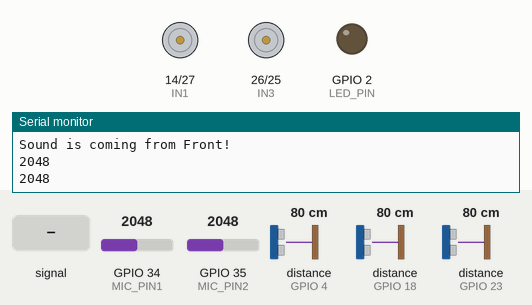
This sketch was run on a simulated ESP32. Parts: motor-driver pin pairs drawn as motors (green arrow = first pin HIGH = forward, orange = second pin HIGH = backward, longer = more drive), output pins drawn as LEDs (lit = HIGH), the last lines printed to the serial monitor. The test bench sets the inputs (shaded band); at power-on: distance to the obstacle (sensors on GPIO 4, GPIO 23, GPIO 18) 80 cm, GPIO 34 (MIC_PIN1) = 2048, GPIO 35 (MIC_PIN2) = 2048. The echo pulse lasts 58.3 µs per cm; pins used as bus, display or sensor lines are not drawn.

Above: at 2.2 s.
2.3 s: GPIO 34 (MIC_PIN1) fed a 2 Hz sine of ±1228 counts around its level
At 3.46 s:
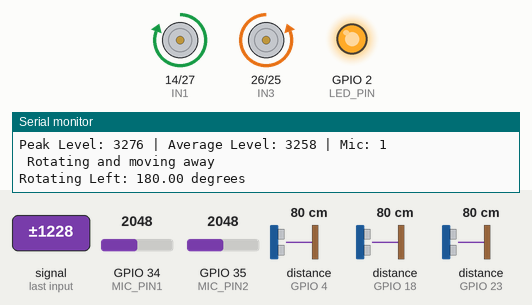
At 4.3 s:
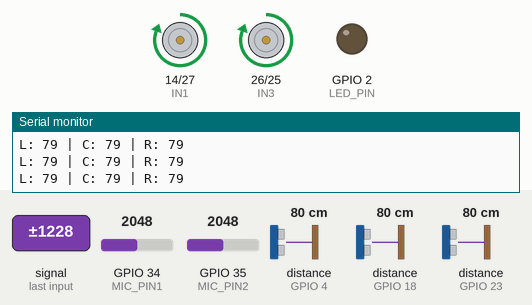
5.2 s: distance to the obstacle (sensor on GPIO 4) set to 18 cm
8.9 s: distance to the obstacle (sensor on GPIO 4) set to 13 cm
At 10.1 s:
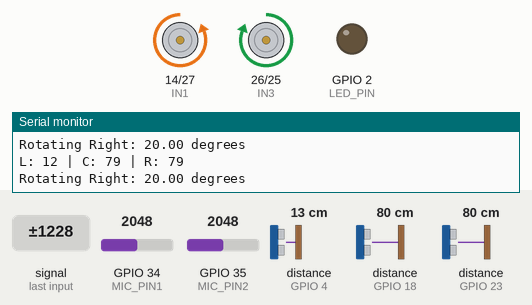
10.4 s: distance to the obstacle (sensor on GPIO 4) set to 60 cm
14.1 s: distance to the obstacle (sensor on GPIO 23) set to 18 cm
16.7 s: distance to the obstacle (sensor on GPIO 23) set to 13 cm
At 18.1 s:
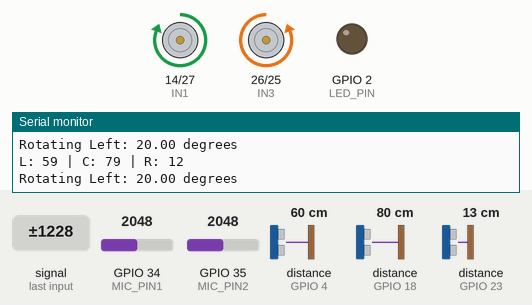
Timing chart, 0 to 19.2 s (numbered marks = the images above; inputs shaded):
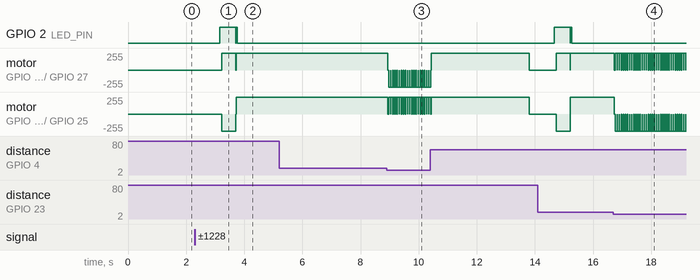

Measured:
- the behaviour switches between 16 and 15 cm on distance to the obstacle (sensor on GPIO 4) (found by bisection; images 2 and 3)
- the behaviour switches between 16 and 15 cm on distance to the obstacle (sensor on GPIO 23) (found by bisection; images 3 and 4)
- after the input at 2.3 s, GPIO 2 (LED_PIN): LOW → HIGH after 0.86 s, → LOW 0.54 s later, → HIGH 0.02 s later, → LOW 0.04 s later; motor on GPIO 14 (IN1) / GPIO 27 (IN2): stopped → forward 255/255 after 0.92 s; motor on GPIO 26 (IN3) / GPIO 25 (IN4): stopped → backward 255/255 after 0.92 s, → forward 255/255 0.48 s later
- after the input at 8.9 s, motor on GPIO 14 (IN1) / GPIO 27 (IN2): alternates backward 255/255 for 0.06 s and stopped for 0.01 s, starting at once; motor on GPIO 26 (IN3) / GPIO 25 (IN4): alternates forward 255/255 for 0.06 s and stopped for 0.01 s, starting at once
- after the input at 16.7 s, motor on GPIO 14 (IN1) / GPIO 27 (IN2): alternates forward 255/255 for 0.06 s and stopped for 0.01 s, starting at once; motor on GPIO 26 (IN3) / GPIO 25 (IN4): alternates backward 255/255 for 0.06 s and stopped for 0.01 s, starting at once

The sketch:

FollowingBotFinal.ino
```cpp
#define MIC_PIN2 35  // Back Microphone input pin
#define MIC_PIN1 34  // Front Microphone input pin
#define LED_PIN LED_BUILTIN  // Built-in LED for alert
#define SAMPLE_WINDOW 500  // 500ms window for sound analysis
#define SCREAM_THRESHOLD 2600//2100//1900 // Threshold for scream detection
#define SCREAM_DURATION 300  // Time (ms) the signal must be loud
#define IN1 14  // Left Motor for forward
#define IN2 27  // Left motor for backwards
#define IN3 26  // Right Motor for forward
#define IN4 25  // Right Motor for backwards
#define TURN_SPEED 255  // PWM Speed 0-255
#define TURN_RATE 380//238  // Estimated turning speed (degrees/sec)
#define TRIG_LEFT 2 // Left ultrasonic
#define ECHO_LEFT 4
#define TRIG_CENTER 5 // Center ultrasonic
#define ECHO_CENTER 18
#define TRIG_RIGHT 22 // Right ultrasonic
#define ECHO_RIGHT 23
#include <math.h>


void setup() {
  Serial.begin(9600);

  delay(1000);
  pinMode(LED_PIN, OUTPUT);
  pinMode(IN1, OUTPUT);
  pinMode(IN2, OUTPUT);
  pinMode(IN3, OUTPUT);
  pinMode(IN4, OUTPUT);
  pinMode(TRIG_LEFT, OUTPUT);
  pinMode(ECHO_LEFT, INPUT);
  pinMode(TRIG_CENTER, OUTPUT);
  pinMode(ECHO_CENTER, INPUT);
  pinMode(TRIG_RIGHT, OUTPUT);
  pinMode(ECHO_RIGHT, INPUT);

}

void stopAllMotors(){
  digitalWrite(IN1, LOW);
  digitalWrite(IN2, LOW);
  digitalWrite(IN3, LOW);
  digitalWrite(IN4, LOW);
}

// Rotate Left Function
void rotateRobotLeft(float angle_degrees){
  float turn_time = angle_degrees / TURN_RATE * 1000;  // Convert to milliseconds
  Serial.print("Rotating Left: ");
  Serial.print(angle_degrees);
  Serial.println(" degrees");

  unsigned long start_time = millis();


  while ((millis() - start_time) < turn_time) {

    digitalWrite(IN1, HIGH);
    digitalWrite(IN2, LOW);
    digitalWrite(IN3, LOW);
    digitalWrite(IN4, HIGH);
    delay(10);
  }

  stopAllMotors();
}


// Rotate Right Function
void rotateRobotRight(float angle_degrees) {
  float turn_time = angle_degrees / TURN_RATE * 1000;  // Convert to milliseconds
  Serial.print("Rotating Right: ");
  Serial.print(angle_degrees);
  Serial.println(" degrees");

  unsigned long start_time = millis();

  while ((millis() - start_time) < turn_time) {
    digitalWrite(IN1, LOW);
    digitalWrite(IN2, HIGH);  // Left motor moves fowards
    digitalWrite(IN3, HIGH);
    digitalWrite(IN4, LOW);   // Right motor moves backward
    delay(10);
  }
  stopAllMotors();
}


// Function to read the microphone
int readMicrophone(int pin) {
  int total = 0;
  const int numSamples = 10;  // Takes 5 readings and average them
  for (int i = 0; i < numSamples; i++) {
    total += analogRead(pin);
    delayMicroseconds(10);
  }
  return total / numSamples+0.5;
}


// Function to get distance from the ultrasonic sensor
long getDistance(int trigPin, int echoPin) {
  digitalWrite(trigPin, LOW);
  delayMicroseconds(2);

  digitalWrite(trigPin, HIGH);
  delayMicroseconds(10);
  digitalWrite(trigPin, LOW);

  long duration = pulseIn(echoPin, HIGH);
  long distance = duration * 0.0343 / 2;  // Converts to cm

  return (distance > 400) ? 400 : distance;  // Cap max distance at 400cm
}


void moveBackwards(uint32_t duration){
  unsigned long start_time = millis();
  duration = duration + 100;
  while (millis() - start_time < duration) {
    digitalWrite(IN1, LOW);
    digitalWrite(IN2, HIGH);  // Left motor moves BACKWARDS
    digitalWrite(IN3, LOW);
    digitalWrite(IN4, HIGH);   // Right motor moves backward
    delay(10);
  }
  stopAllMotors();
}

// Foward Movement function
void forward( uint32_t duration ){
    uint32_t startTime = millis();
    duration = duration + 100;
    while (millis() - startTime < duration) {  // Keep moving for the duration
        long leftDist = getDistance(TRIG_LEFT, ECHO_LEFT);
        long centerDist = getDistance(TRIG_CENTER, ECHO_CENTER);
        long rightDist = getDistance(TRIG_RIGHT, ECHO_RIGHT);

        Serial.print("L: "); Serial.print(leftDist);
        Serial.print(" | C: "); Serial.print(centerDist);
        Serial.print(" | R: "); Serial.println(rightDist);
        //delay(500);

        if (centerDist < 20) {  // If an obstacle is directly ahead
            stopAllMotors();  // Stop before turning
            if (rightDist > leftDist) {
                rotateRobotRight(40);  // Rotate 40 degrees to the right
            } else {
                rotateRobotLeft(40);  // Rotate 40 degrees to the left
            }
        } else if (leftDist < 15) {  // If obstacle is on the left
            stopAllMotors();
            rotateRobotRight(20);  // Slightly adjust right
        } else if (rightDist < 15) {  // If obstacle is on the right
            stopAllMotors();
            rotateRobotLeft(20);  // Slightly adjust left
        } else {
            // if the all front directions has obstacles
            if(centerDist == leftDist == rightDist){
              stopAllMotors();
              moveBackwards(100);
              rotateRobotLeft(180);
            }
            // Keep moving forward
            digitalWrite(IN1, HIGH);
            digitalWrite(IN2, LOW);
            digitalWrite(IN3, HIGH);
            digitalWrite(IN4, LOW);
        }

        //delay(100);  // Small delay to avoid excessive reads
    }

    stopAllMotors();  // Stop after duration is reached

  // digitalWrite(IN1, HIGH);
  // digitalWrite(IN2, LOW);
  // digitalWrite(IN3, HIGH);
  // digitalWrite(IN4, LOW);
  // delay(duration);
}


void loop() {

  // String mac = WiFi.macAddress();
  // Serial.print("MAC Address: ");
  // Serial.println(mac);
  unsigned long startTime = millis();
  int peakLevel = 0;
  int peakMic = 1;
  int total1 = 0;
  int total2 = 0;
  int sampleCount = 0;
  int avgLevel = 0;

  while (millis() - startTime < SAMPLE_WINDOW) {
    int micValue1 = (readMicrophone(MIC_PIN1));
    int micValue2 = readMicrophone(MIC_PIN2);
    micValue2 += (abs(micValue1 - micValue2) * 0.000299999);
    // Serial.print("front Mic Value ");
    // Serial.println(micValue2);
    total1 += micValue1;
    total2 += micValue2;
    sampleCount++;

    // Checks if front mic1 has the highest reading
    if (micValue1 > peakLevel) {
      peakLevel = micValue1;
      peakMic = 1; // Front microphone
      avgLevel = total1 / sampleCount;
    }

    // Check if back mic2 has the highest reading
    if (micValue2 > peakLevel) {
      peakLevel = micValue2;
      peakMic = 2; // Back microphone
      avgLevel = total2 / sampleCount;
    }
  }

  if (peakMic == 1) {
    Serial.println("Sound is coming from Front!");

  } else if (peakMic == 2) {
      Serial.println("Sound is coming from Back!");
  }
  Serial.println(peakLevel);
  Serial.println(avgLevel);
  //rotateRobotLeft(180);
  //moveBackwards(180);
  //forward(5000/*SCREAM_DURATION*/);
  //Detect scream: If peak > 4000 and average exceed thresholds or 99% of threshold, LED comes on during scream detection this is the proper peak level *3900
  if (peakLevel > 3200/*4000*//*5000*/ && avgLevel > (SCREAM_THRESHOLD * 0.995)) {
    Serial.println("Scream Detected!!!!!!!!!!!");
    Serial.print("Peak Level: ");
    Serial.print(peakLevel);
    Serial.print(" | Average Level: ");
    Serial.print(avgLevel);
    Serial.print(" | Mic: ");
    Serial.println(peakMic);
    digitalWrite(LED_PIN, HIGH);
    stopAllMotors();
    if (peakMic == 1) {
      Serial.println(" Rotating and moving away");
      rotateRobotLeft(180);
      forward(10000/*SCREAM_DURATION*/);
    } else {
      Serial.println("Moving Forward");
      forward(10000/*SCREAM_DURATION*/);
    }
    digitalWrite(LED_PIN, LOW);
  } else {
    // Move to follow people cmd  hererere
      if (Serial.available() > 0) {
        String input = Serial.readStringUntil('\n');  // Reads until newline
        input.trim();  // Removes the  whitespaces

        Serial.print("Received command: ");
        Serial.println(input);

        if (input == "LEFT") {
          rotateRobotLeft(50);
        } else if (input == "RIGHT") {
          rotateRobotRight(50);
        } else if (input == "FORWARD") {
          forward(50);
        } else if (input == "BACK") {
          moveBackwards(50);
        } else if (input == "STOP") {
          stopAllMotors();
      } else {
        Serial.println("not corrct cmd");
      }
  }

  }

  delay(300);  // Small delay
}
```
